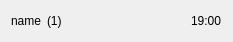
<?xml version="1.0" encoding="UTF-8"?>
<ui version="4.0">
 <class>GroupCell</class>
 <widget class="QWidget" name="GroupCell">
  <property name="geometry">
   <rect>
    <x>0</x>
    <y>0</y>
    <width>233</width>
    <height>38</height>
   </rect>
  </property>
  <property name="windowTitle">
   <string>Form</string>
  </property>
  <layout class="QHBoxLayout" name="horizontalLayout">
   <item>
    <widget class="QLabel" name="name">
     <property name="text">
      <string>name</string>
     </property>
    </widget>
   </item>
   <item>
    <widget class="QLabel" name="number">
     <property name="text">
      <string>(1)</string>
     </property>
    </widget>
   </item>
   <item>
    <spacer name="horizontalSpacer">
     <property name="orientation">
      <enum>Qt::Horizontal</enum>
     </property>
     <property name="sizeHint" stdset="0">
      <size>
       <width>40</width>
       <height>20</height>
      </size>
     </property>
    </spacer>
   </item>
   <item>
    <widget class="QLabel" name="time">
     <property name="text">
      <string>19:00</string>
     </property>
    </widget>
   </item>
  </layout>
 </widget>
 <resources/>
 <connections/>
</ui>
